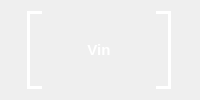
                 <widget class="QFrame" name="InputVariabel_2">
                  <property name="sizePolicy">
                   <sizepolicy hsizetype="Fixed" vsizetype="Fixed">
                    <horstretch>0</horstretch>
                    <verstretch>0</verstretch>
                   </sizepolicy>
                  </property>
                  <property name="frameShape">
                   <enum>QFrame::NoFrame</enum>
                  </property>
                  <property name="frameShadow">
                   <enum>QFrame::Raised</enum>
                  </property>
                  <layout class="QHBoxLayout" name="horizontalLayout_35">
                   <item>
                    <widget class="QFrame" name="frame_68">
                     <property name="minimumSize">
                      <size>
                       <width>15</width>
                       <height>0</height>
                      </size>
                     </property>
                     <property name="maximumSize">
                      <size>
                       <width>15</width>
                       <height>16777215</height>
                      </size>
                     </property>
                     <property name="styleSheet">
                      <string notr="true">border-top: 3px solid white;
border-left: 3px solid white;
border-bottom: 3px solid white;
</string>
                     </property>
                     <property name="frameShape">
                      <enum>QFrame::NoFrame</enum>
                     </property>
                     <property name="frameShadow">
                      <enum>QFrame::Raised</enum>
                     </property>
                    </widget>
                   </item>
                   <item>
                    <widget class="QLabel" name="label_27">
                     <property name="sizePolicy">
                      <sizepolicy hsizetype="Fixed" vsizetype="Preferred">
                       <horstretch>0</horstretch>
                       <verstretch>0</verstretch>
                      </sizepolicy>
                     </property>
                     <property name="maximumSize">
                      <size>
                       <width>70</width>
                       <height>16777215</height>
                      </size>
                     </property>
                     <property name="styleSheet">
                      <string notr="true">border-radius : 2px;
color: rgb(255, 255, 255);
font-size: 15px;
padding:3px;
font-family: &quot;SF Pro Display&quot;; 
		font-weight: bold; 
    	font-style: normal;</string>
                     </property>
                     <property name="text">
                      <string>Vin</string>
                     </property>
                     <property name="alignment">
                      <set>Qt::AlignCenter</set>
                     </property>
                    </widget>
                   </item>
                   <item>
                    <widget class="QFrame" name="frame_69">
                     <property name="minimumSize">
                      <size>
                       <width>15</width>
                       <height>0</height>
                      </size>
                     </property>
                     <property name="maximumSize">
                      <size>
                       <width>15</width>
                       <height>16777215</height>
                      </size>
                     </property>
                     <property name="styleSheet">
                      <string notr="true">border-top: 3px solid white;
border-right: 3px solid white;
border-bottom: 3px solid white;
</string>
                     </property>
                     <property name="frameShape">
                      <enum>QFrame::NoFrame</enum>
                     </property>
                     <property name="frameShadow">
                      <enum>QFrame::Raised</enum>
                     </property>
                    </widget>
                   </item>
                  </layout>
                 </widget>
